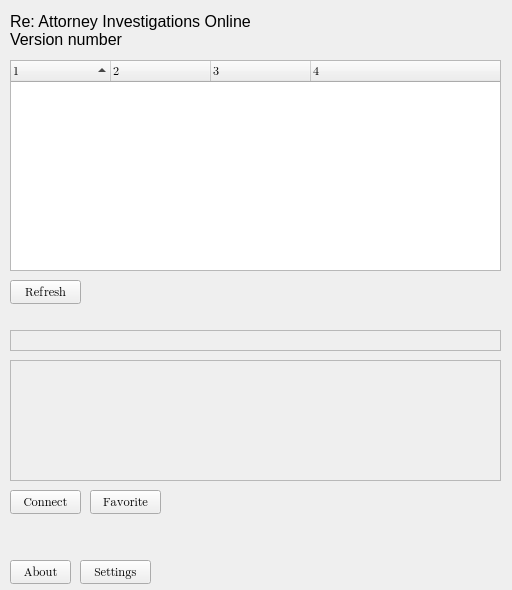
<?xml version="1.0" encoding="UTF-8"?>
<ui version="4.0">
 <class>lobbywidget</class>
 <widget class="QWidget" name="lobbywidget">
  <property name="geometry">
   <rect>
    <x>0</x>
    <y>0</y>
    <width>512</width>
    <height>590</height>
   </rect>
  </property>
  <property name="minimumSize">
   <size>
    <width>512</width>
    <height>590</height>
   </size>
  </property>
  <property name="font">
   <font>
    <family>Segoe UI Emoji</family>
   </font>
  </property>
  <property name="windowTitle">
   <string>Form</string>
  </property>
  <widget class="QTreeWidget" name="serverlistwidget">
   <property name="geometry">
    <rect>
     <x>10</x>
     <y>60</y>
     <width>491</width>
     <height>211</height>
    </rect>
   </property>
   <property name="indentation">
    <number>0</number>
   </property>
   <property name="sortingEnabled">
    <bool>true</bool>
   </property>
   <property name="animated">
    <bool>true</bool>
   </property>
   <property name="columnCount">
    <number>4</number>
   </property>
   <column>
    <property name="text">
     <string notr="true">1</string>
    </property>
   </column>
   <column>
    <property name="text">
     <string notr="true">2</string>
    </property>
   </column>
   <column>
    <property name="text">
     <string notr="true">3</string>
    </property>
   </column>
   <column>
    <property name="text">
     <string notr="true">4</string>
    </property>
   </column>
  </widget>
  <widget class="QLabel" name="versiontext">
   <property name="geometry">
    <rect>
     <x>10</x>
     <y>10</y>
     <width>371</width>
     <height>41</height>
    </rect>
   </property>
   <property name="font">
    <font>
     <family>Segoe UI</family>
     <pointsize>12</pointsize>
    </font>
   </property>
   <property name="text">
    <string>Re: Attorney Investigations Online
Version number</string>
   </property>
  </widget>
  <widget class="QFrame" name="serverdescription">
   <property name="geometry">
    <rect>
     <x>10</x>
     <y>360</y>
     <width>491</width>
     <height>121</height>
    </rect>
   </property>
   <property name="frameShape">
    <enum>QFrame::Shape::StyledPanel</enum>
   </property>
   <property name="frameShadow">
    <enum>QFrame::Shadow::Raised</enum>
   </property>
  </widget>
  <widget class="QPushButton" name="aboutbutton">
   <property name="geometry">
    <rect>
     <x>10</x>
     <y>560</y>
     <width>61</width>
     <height>24</height>
    </rect>
   </property>
   <property name="text">
    <string>About</string>
   </property>
  </widget>
  <widget class="QPushButton" name="settingsbutton">
   <property name="geometry">
    <rect>
     <x>80</x>
     <y>560</y>
     <width>71</width>
     <height>24</height>
    </rect>
   </property>
   <property name="text">
    <string>Settings</string>
   </property>
  </widget>
  <widget class="QPushButton" name="refreshbutton">
   <property name="geometry">
    <rect>
     <x>10</x>
     <y>280</y>
     <width>71</width>
     <height>24</height>
    </rect>
   </property>
   <property name="text">
    <string>Refresh</string>
   </property>
  </widget>
  <widget class="QPushButton" name="connectbutton">
   <property name="geometry">
    <rect>
     <x>10</x>
     <y>490</y>
     <width>71</width>
     <height>24</height>
    </rect>
   </property>
   <property name="text">
    <string>Connect</string>
   </property>
  </widget>
  <widget class="QPushButton" name="favoritebutton">
   <property name="geometry">
    <rect>
     <x>90</x>
     <y>490</y>
     <width>71</width>
     <height>24</height>
    </rect>
   </property>
   <property name="text">
    <string>Favorite</string>
   </property>
  </widget>
  <widget class="QFrame" name="servername">
   <property name="geometry">
    <rect>
     <x>10</x>
     <y>330</y>
     <width>491</width>
     <height>21</height>
    </rect>
   </property>
   <property name="frameShape">
    <enum>QFrame::Shape::StyledPanel</enum>
   </property>
   <property name="frameShadow">
    <enum>QFrame::Shadow::Raised</enum>
   </property>
  </widget>
 </widget>
 <resources/>
 <connections/>
</ui>
